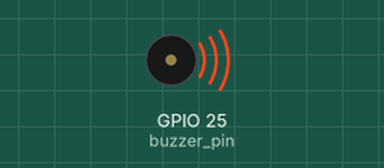
The program below on a simulated ESP32 board running MicroPython. On the bench: buzzer (waves = sounding). At 31.7 s the program stops and its outputs stay as they are.

Above: at 0.19 s.
At 29.5 s:
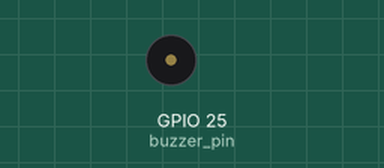
Timing chart, 0 to 31.0 s (numbered marks = the images above):
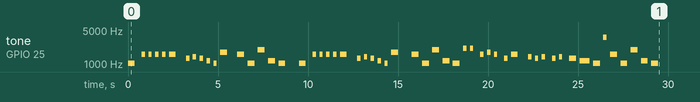

Measured:
- by itself, tone on GPIO 25 (buzzer_pin): plays 1047 Hz for 0.38 s, 1568 Hz for 0.19 s, 1568 Hz for 0.19 s, 1568 Hz for 0.19 s, 1568 Hz for 0.19 s, 1568 Hz for 0.38 s … (55 notes in this stretch)

The program:

buzzer_music.py
```python
import machine
import time
buzzer_pin = machine.Pin(25, machine.Pin.OUT)
# buzzer = machine.PWM(buzzer_pin)
# buzzer.freq(1047)
# buzzer.duty(50)
# time.sleep(7)
# buzzer.duty(700)
# buzzer.deinit()


C6 = 1047
CS6 = 1109
D6 = 1175
DS6 = 1245
E6 = 1319
F6 = 1397
FS6 = 1480
G6 = 1568
GS6 = 1661
A6 = 1760
AS6 = 1865
B6 = 1976
C7 = 2093
CS7 =2217
D7 = 2349
DS7 = 2489
E7 = 2637
F7 = 2794
FS7 = 2960
G7 = 3136
GS7 = 3322
A7 = 3520
AS7 = 3729
B7 = 3951


def play(buz_pin, notes, delay, active_duty=50):
    buz = machine.PWM(buz_pin)
    for note in notes:
        if note == 0:
            buz.duty(0)
        else:
            buz.freq(note)
            buz.duty(active_duty)
        time.sleep(delay)
    buz.duty(0)
    buz.deinit()


melody1 = [G7, G7, A7, C7, B7, G7, G7, A7, G7, D7, C7, G7, G7, G7, E7, C7, C7, B7, A7, F7, F7, E7, C7, D7, C7]

jingle_bell = [E7, 0, E7, 0, E7, E7, 0, 0,
             E7, 0, E7, 0, E7, E7, 0, 0,
             E7, 0, G7, 0, C7, 0, D7, 0, E7, E7, E7, 0, 0,
             F7, 0, F7, 0, F7, 0, F7, 0, F7, 0,
             E7, 0, E7, 0, E7, 0, E7, 0, D7, 0, D7, 0, E7, 0, D7, D7, 0]

despacito = [C7, C7, C7, 0, B7, B7, B7, 0, A7, 0, E7, 0,
             E7, 0, E7, 0, E7, 0,
             A7, 0, A7, 0, A7, 0, A7, 0, G7, 0, A7, 0, F7, F7, 0, 0,
             F7, 0, F7, 0, F7, 0, F7, 0, A7, 0, A7, 0, A7, 0, A7, 0, B7, 0, C7, 0, G7, 0, 0,
             G7, 0, G7, 0, G7, 0, G7, 0, C7, 0, C7, 0, C7, 0, C7, 0, D7, 0, D7, 0, B7, B7, B7, 0, 0, 0,
             C7, C7, C7, 0, B7, B7, B7, 0, A7, 0, E6, 0]

ciao = [B7, 0, E7, 0, FS7, 0, G7, 0, E7, E7, 0, 0,
        B7, 0, E7, 0, FS7, G7, 0, E7, 0, 0, 0,
        B7, 0, E7, 0, FS7, 0, G7, G7, 0, 0, FS7, E7, 0, G7, G7, 0,
        FS7, E7, 0, B7, B7, 0, B7, B7, 0, B7, B7, 0, 0,
        C7, A7, 0, B7, 0, C7, 0, C7, 0, 0,
        B7, 0, A7, 0, C7, 0, B7, B7, 0,
        A7, 0, G7, 0, FS7, FS7, 0, FS7, 0, B7, 0, FS7, 0, G7, 0, E7]

ghana = [
        C6, C6, 0, 0, G6, 0, G6, 0, G6, 0, G6, 0, G6, G6, 0, 0, 0,
         E6, 0, F6, 0, E6, 0, D6, 0, C6, 0, A6, A6, 0, 0, 0,
         G6, G6, 0, C6, C6, 0, B6, B6, 0, D6, D6, 0, C6, C6, 0, 0, 0, 0,
         C6, C6, 0, 0, G6, 0, G6, 0, G6, 0, G6, 0, G6, G6, 0, 0, 0,
         E6, 0, F6, 0, E6, 0, D6, 0, C6, 0, A6, A6, 0, 0, 0,0,
         G6, G6, 0, C6, C6, 0, B6, B6, 0, D6, D6, 0, C6, C6, 0,
         C7, 0, C7, 0, 0, G6, 0, A6, 0, G6, 0, 0, E6, 0, G6, G6, 0, 0, 0,
         F6, 0, E6, 0, F6, 0, 0, E6, 0, F6, 0, 0, E6, E6, 0, D6, D6, D6, 0, C6, C6, 0, A7, 0,
         G6, G6, 0, C6, C6, 0, B6, B6, 0, D6, D6, 0, C6, C6, 0, 0, 0, 0,
         ]

for i in range(1):
#     play(buzzer_pin, melody1, 0.15)
#     time.sleep(1.5)
#     play(buzzer_pin, jingle_bell, 0.15)
#     time.sleep(1.5)
#     play(buzzer_pin, ciao, 0.15)
#     time.sleep(1.5)
#     play(buzzer_pin, despacito, 0.15)
#     time.sleep(1.5)
    play(buzzer_pin, ghana, 0.19)
    time.sleep(1.5)
```
